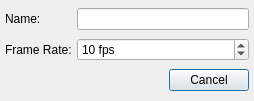
<?xml version="1.0" encoding="UTF-8"?>
<ui version="4.0">
 <class>NewAnimation</class>
 <widget class="QDialog" name="NewAnimation">
  <property name="geometry">
   <rect>
    <x>0</x>
    <y>0</y>
    <width>254</width>
    <height>101</height>
   </rect>
  </property>
  <property name="sizePolicy">
   <sizepolicy hsizetype="Fixed" vsizetype="Fixed">
    <horstretch>0</horstretch>
    <verstretch>0</verstretch>
   </sizepolicy>
  </property>
  <property name="contextMenuPolicy">
   <enum>Qt::NoContextMenu</enum>
  </property>
  <property name="windowTitle">
   <string>New Animation</string>
  </property>
  <property name="windowIcon">
   <iconset resource="../Resources/ResourceFile.qrc">
    <normaloff>:/Res/Images/icon.png</normaloff>:/Res/Images/icon.png</iconset>
  </property>
  <layout class="QGridLayout" name="gridLayout">
   <property name="leftMargin">
    <number>5</number>
   </property>
   <property name="topMargin">
    <number>5</number>
   </property>
   <property name="rightMargin">
    <number>5</number>
   </property>
   <property name="bottomMargin">
    <number>5</number>
   </property>
   <property name="spacing">
    <number>5</number>
   </property>
   <item row="1" column="1">
    <widget class="QSpinBox" name="m_Framerate">
     <property name="focusPolicy">
      <enum>Qt::ClickFocus</enum>
     </property>
     <property name="suffix">
      <string> fps</string>
     </property>
     <property name="minimum">
      <number>1</number>
     </property>
     <property name="maximum">
      <number>240</number>
     </property>
     <property name="value">
      <number>10</number>
     </property>
    </widget>
   </item>
   <item row="1" column="0">
    <widget class="QLabel" name="m_FrameRateLabel">
     <property name="text">
      <string>Frame Rate:</string>
     </property>
    </widget>
   </item>
   <item row="0" column="1">
    <widget class="QLineEdit" name="m_AnimName">
     <property name="inputMask">
      <string/>
     </property>
     <property name="maxLength">
      <number>512</number>
     </property>
     <property name="dragEnabled">
      <bool>true</bool>
     </property>
     <property name="clearButtonEnabled">
      <bool>true</bool>
     </property>
    </widget>
   </item>
   <item row="0" column="0">
    <widget class="QLabel" name="m_NameLabel">
     <property name="text">
      <string>Name:</string>
     </property>
    </widget>
   </item>
   <item row="2" column="1">
    <widget class="QDialogButtonBox" name="m_ButtonBox">
     <property name="enabled">
      <bool>true</bool>
     </property>
     <property name="orientation">
      <enum>Qt::Horizontal</enum>
     </property>
     <property name="standardButtons">
      <set>QDialogButtonBox::Cancel</set>
     </property>
    </widget>
   </item>
  </layout>
 </widget>
 <resources>
  <include location="../Resources/ResourceFile.qrc"/>
 </resources>
 <connections>
  <connection>
   <sender>m_ButtonBox</sender>
   <signal>accepted()</signal>
   <receiver>NewAnimation</receiver>
   <slot>accept()</slot>
   <hints>
    <hint type="sourcelabel">
     <x>248</x>
     <y>254</y>
    </hint>
    <hint type="destinationlabel">
     <x>157</x>
     <y>274</y>
    </hint>
   </hints>
  </connection>
  <connection>
   <sender>m_ButtonBox</sender>
   <signal>rejected()</signal>
   <receiver>NewAnimation</receiver>
   <slot>reject()</slot>
   <hints>
    <hint type="sourcelabel">
     <x>316</x>
     <y>260</y>
    </hint>
    <hint type="destinationlabel">
     <x>286</x>
     <y>274</y>
    </hint>
   </hints>
  </connection>
 </connections>
</ui>
